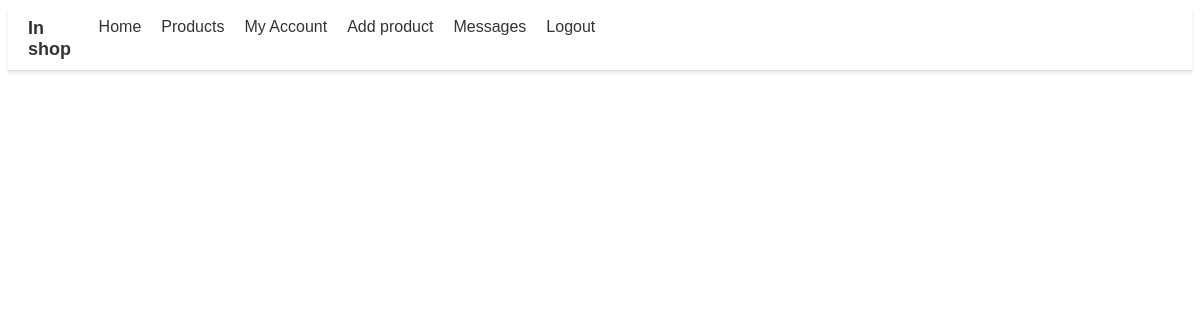
/php/chat/my_messages.php (signed in), run on an earlier commit of the app's database.
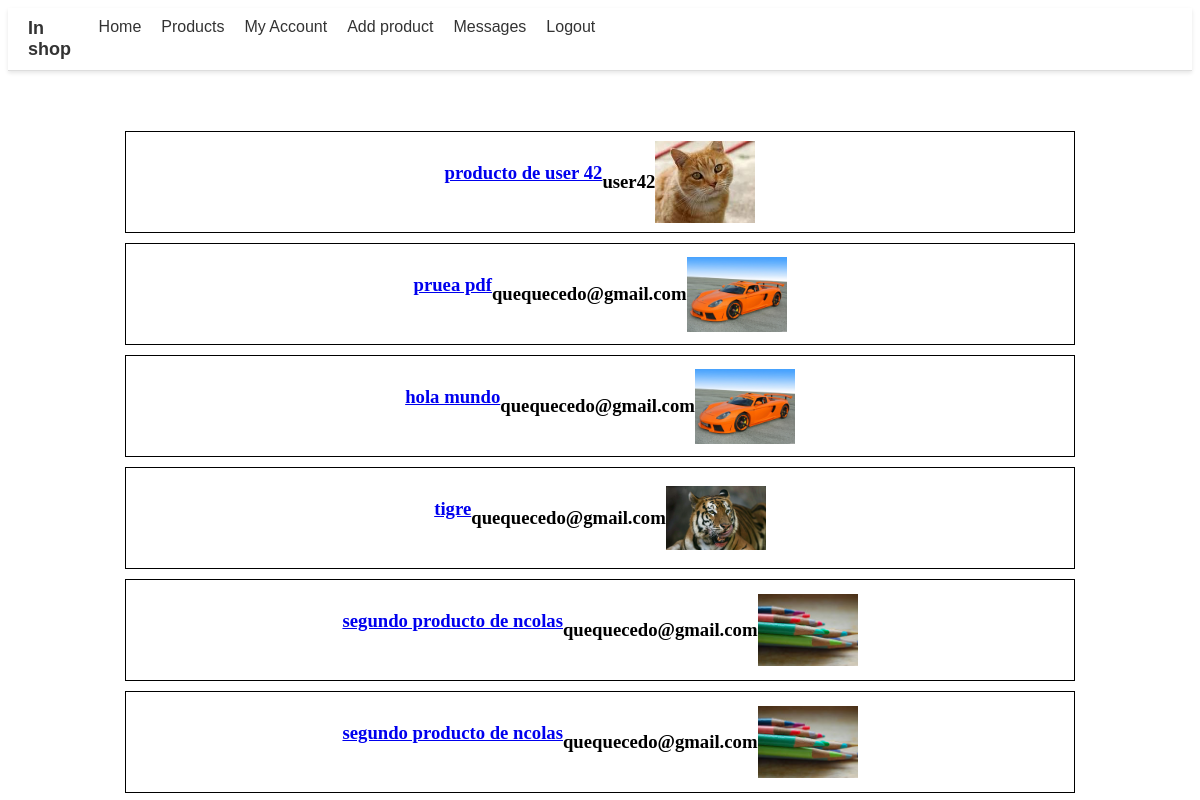
And on a later commit of the database.
### tables this page shows
CREATE TABLE `chat` (
  `chat_id` int(11) NOT NULL,
  `user_id_buyer` int(11) NOT NULL,
  `user_id_seller` int(11) NOT NULL,
  `product_id` int(11) NOT NULL,
  `message` text NOT NULL,
  `date` date NOT NULL DEFAULT current_timestamp(),
  `seen` tinyint(1) NOT NULL DEFAULT current_timestamp()
);

CREATE TABLE `product` (
  `product_id` int(9) NOT NULL,
  `product_name` varchar(30) NOT NULL,
  `price` float NOT NULL DEFAULT 0,
  `user_id` int(11) NOT NULL,
  `photo` text DEFAULT NULL,
  `description` text DEFAULT NULL,
  `user_name` varchar(50) NOT NULL,
  `upload_date` date NOT NULL DEFAULT current_timestamp()
);

CREATE TABLE `user` (
  `user_id` int(9) NOT NULL,
  `username` varchar(30) NOT NULL,
  `name` varchar(30) NOT NULL,
  `surname` varchar(30) NOT NULL,
  `email` varchar(50) NOT NULL,
  `password` varchar(30) NOT NULL,
  `admin` tinyint(1) NOT NULL DEFAULT 0
);

### php/chat/my_messages.php (the view, shortened to what this page needs)
<?php
include '../navbar.php';
function ft_get_user_info($user_id)
{
    $connexion = ft_create_conexion();
    $sql = "SELECT * FROM user WHERE user_id = ?";
    $stmt = $connexion->prepare($sql);
    $stmt->bind_param("i", $user_id);
    $stmt->execute();
    $result = $stmt->get_result();
    if ($result->num_rows > 0)
    {
        $row = $result->fetch_assoc();
        return $row;
    }
    else
    {
        $connexion->close();
        return false;
    }
}
function ft_get_my_chats($user_id)
{
    $connexion = ft_create_conexion();
    $sql = "SELECT * FROM chat WHERE user_id_buyer = ? OR user_id_seller = ?";
    $stmt = $connexion->prepare($sql);
    $stmt->bind_param("ii", $user_id, $user_id);
    $stmt->execute();
    $result = $stmt->get_result();
    $chats = [];
    if ($result->num_rows > 0)
    {
        while ($row = $result->fetch_assoc())
        {
            $chats[] = $row;
        }
    }
    return $chats;
}
function ft_get_other_perosn_name($user_id_buyer, $user_id_seller)
{
    if ($user_id_buyer == $_COOKIE['user_id'])
    {
        return ft_get_user_info($user_id_seller)['username'];
    }
    else
    {
        return ft_get_user_info($user_id_buyer)['username'];
    }
}
function ft_get_produc_info($product_id)
{
    $connexion = ft_create_conexion();
    $sql = "SELECT * FROM product WHERE product_id = ?";
    $stmt = $connexion->prepare($sql);
    $stmt->bind_param("i", $product_id);
    $stmt->execute();
    $result = $stmt->get_result();
    $product_name = $result->fetch_assoc();
    return $product_name;
}
function ft_get_photos($photo_folder)
{
    $photos = [];
    $folder_path = $_SERVER['DOCUMENT_ROOT'] . "/tfg_shop/images/products/" . $photo_folder;
    if (file_exists($folder_path)) {
        $files = scandir($folder_path);
        foreach ($files as $file)
        {
            if ($file != '.' && $file != '..')
            {
                $photos[] = $file;
            }
        }
    }
    return $photos;
}
function ft_print_photo($product_id)
{
    $product = ft_get_produc_info($product_id);
    $photos = ft_get_photos($product['photo']);
    echo "<div class='image-gallery' id='product-{$product['product_id']}'>";
    if (count($photos) > 0) {
        echo "<img src='/tfg_shop/images/products/{$product['photo']}/{$photos[0]}' width='100px'>";
    }
    echo "</div>";
}
function ft_print_chats($chats)
{
    foreach ($chats as $chat)
    {
        echo "<div class='chat'>";
        echo "<a href='chat_product.php?product_id=" . $chat['product_id'] . "'>";
        $product_name = ft_get_produc_info($chat['product_id']);
        echo "<h3>" . $product_name['product_name'] . "</h3>";
        echo "<br>";
        echo "</a>";
        echo "<h3>" . ft_get_other_perosn_name($chat['user_id_buyer'], $chat['user_id_seller']) . "</h3>";
        ft_print_photo($chat['product_id']);
        echo "</div>";
    }
}
?>
<!DOCTYPE html>
<html lang="en">
<head>
</head>
<body>
    <div class="chats">
        <?php
        $chats = ft_get_my_chats($_COOKIE['user_id']);
        ft_print_chats($chats);
        ?>
    </div>
</body>
</html>

What changed in the data, as far as the page shows it:
added chat: product.product_name "producto de user 42", user_id_buyer+user_id_seller "user42", product.photo (picture)
added chat: product.product_name "pruea pdf", user_id_buyer+user_id_seller "quequecedo@gmail.com", product.photo (picture)
added chat: product.product_name "hola mundo", user_id_buyer+user_id_seller "quequecedo@gmail.com", product.photo (picture)
added chat: product.product_name "tigre", user_id_buyer+user_id_seller "quequecedo@gmail.com", product.photo (picture)
added chat: product.product_name "segundo producto de ncolas", user_id_buyer+user_id_seller "quequecedo@gmail.com", product.photo (picture)
added chat: product.product_name "segundo producto de ncolas", user_id_buyer+user_id_seller "quequecedo@gmail.com", product.photo (picture)
